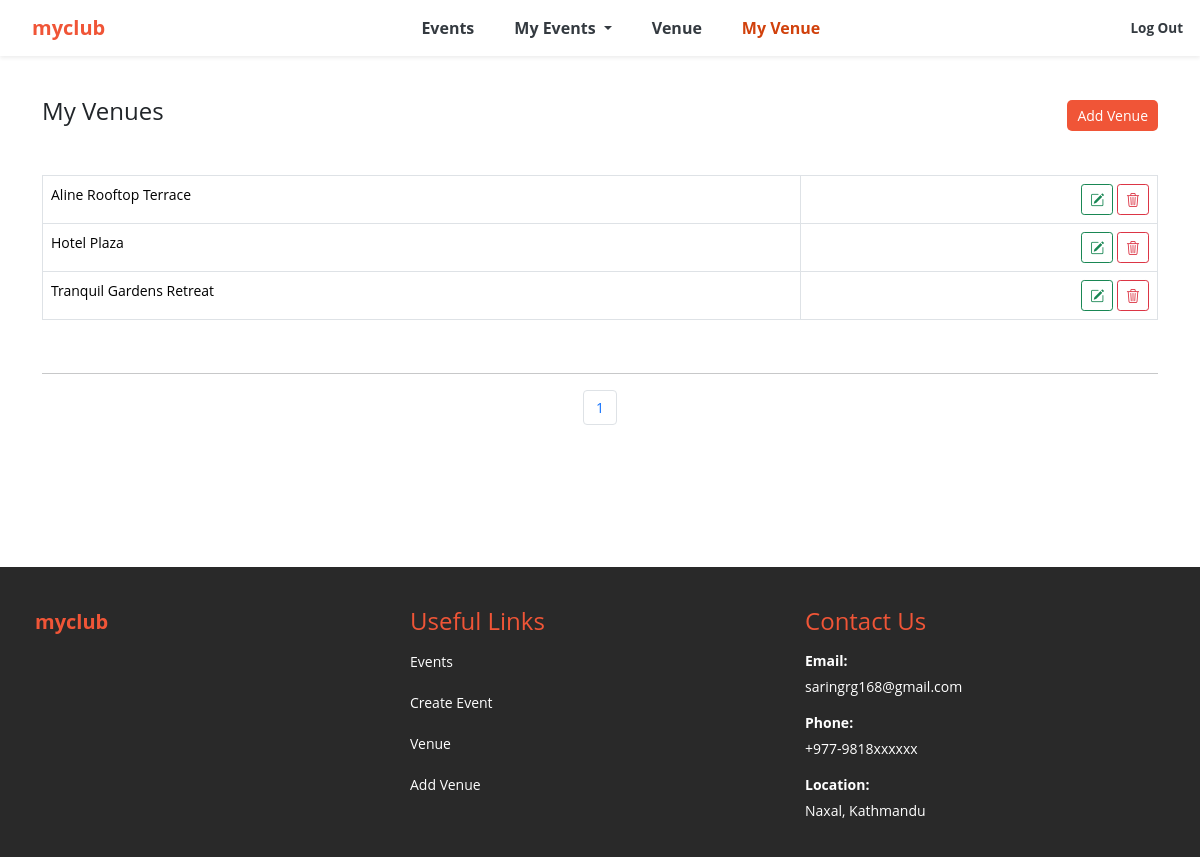
The page /my_venues (signed in) on the database its author committed.
### events/models.py (models this page shows)
class Venue(models.Model):
	name = models.CharField('Venue Name', max_length=120)
	address = models.CharField(max_length=300)
	zip_code = models.CharField('Zip Code', max_length=15)
	phone_regex = RegexValidator(regex=r'^\d{10}$', message="Phone number must be exactly 10 digits.")
	phone = models.CharField('Contact Phone', max_length=10, validators=[phone_regex])
	web = models.URLField('Website Address', blank=False)
	email_address = models.EmailField('Email Address', blank=False)
	owner = models.IntegerField("Venue Owner", blank=False, default=1)
	venue_description = models.TextField(blank=False)
	venue_image = models.ImageField(null=True, blank=True, upload_to="images/")
	capacity = models.IntegerField("Capacity", blank=False)
	make_public = models.BooleanField("Make Public", default=False)
	def __str__(self):
		return self.name
	class Meta:
		ordering = ['name']

### events/views.py (the view)
# urls.py: path('my_venues', views.my_venues, name='my_venues'),
def my_venues(request):
	venue_list = Venue.objects.filter(owner=request.user.id)
	p = Paginator(venue_list, 6)
	page = request.GET.get('page')
	venues = p.get_page(page)
	nums = "a" * venues.paginator.num_pages
	return render(request, 'events/my_venues.html',
		{'venue_list': venue_list, 'venues': venues, 'nums':nums})

### events/templates/events/my_venues.html (shortened to what this page needs)
{% extends 'events/base.html' %}
{% block content %}
	<nav class="custom-nav">
		<div>
			<h4>My Venues</h4>
		</div>
		<div>
			<a class="d-flex" href="{% url 'add-venue' %}" style="text-decoration: none;">
          		<button class="btn btn-sm btn-custom">Add Venue</button>
        	</a>
		</div>
	</nav>
	<br>
	{% if not venues %}
        <p>You haven't added any venues. Add your venue to see it listed here.</p>
    {% else %}
		<table class="table table-hover table-bordered">
			{% for venue in venues %}
				<tr>
					<td>
						<a href="{% url 'show-venue' venue.id %}" style="text-decoration: none; color:black;">{{ venue }}</a>
					</td>
					<td align="right">
						<a href="{% url 'update-venue' venue.id %}" class="btn btn-outline-success btn-sm"><i class="bi bi-pencil-square"></i></a>
						<a href="{% url 'delete-venue' venue.id %}" class="btn btn-outline-danger btn-sm"><i class="bi bi-trash3"></i></a>
					</td>
				</tr>
			{% endfor %}
		</table>
	{% endif %}
	<br>
	<hr>
	<nav aria-label="Page navigation example">
		<ul class="pagination justify-content-center">
			{% for i in nums %}
				<li class="page-item">
					<a class="page-link" href="?page={{ forloop.counter }}">{{ forloop.counter }}</a>
				</li>
			{% endfor %}
		</ul>
	</nav>
{% endblock %}

### events/templates/events/base.html (style rules this page uses)
body { font-size: 14px; font-weight: 400; font-family: "Open Sans", sans-serif; background: #FFFFFF; }
.custom-nav { display: flex; justify-content: space-between; align-items: center; padding-top: 20px; padding-bottom: 20px; background-color: #FFFFFF; }
.d-flex { padding-right: 0px; }
.btn-custom { font-size: 14px; color: #FFFFFF; background-color: #f05537; cursor: pointer; padding: 5px 10px; text-decoration: none; border: none; border-radius: 5px; }
* { scrollbar-width: none; -ms-overflow-style: none; }

### events/templates/events/navbar.html (style rules this page uses)
:root { --bs-primary: #f05537; --bs-orange: #d1410c; }

### rows shown on the page
Venue: name "Aline Rooftop Terrace"
Venue: name "Hotel Plaza"
Venue: name "Tranquil Gardens Retreat"
